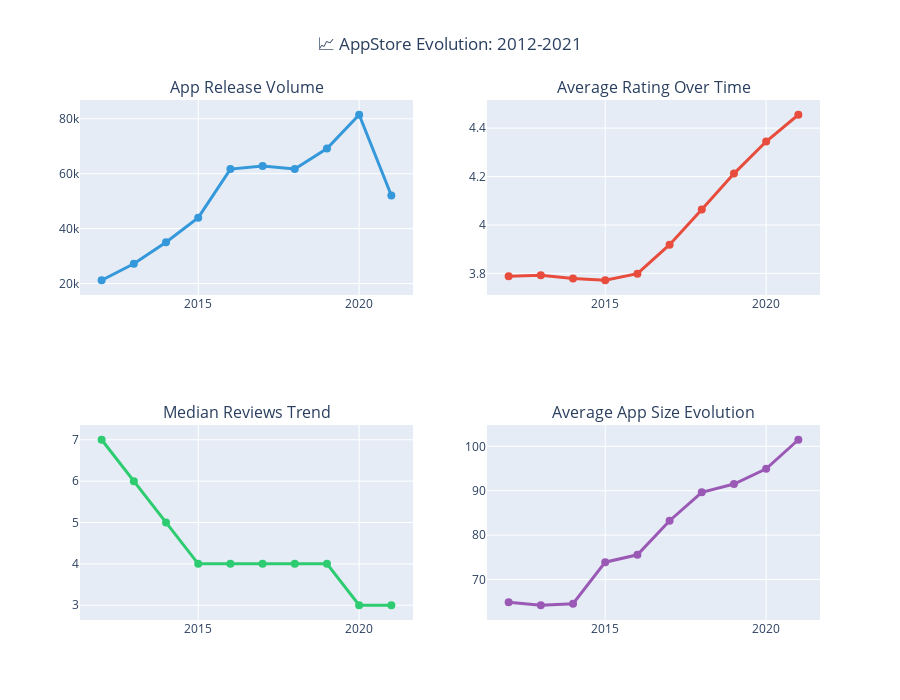

Notebook code for this chart:
### Markdown cell above
## ⏰ **10. TEMPORAL TRENDS & TIMING ANALYSIS**
*When should you release your app?*

### Code cell
# Temporal trend analysis
yearly_metrics = df_rated.groupby('Release_Year').agg({
    'App_Id': 'count',
    'Average_User_Rating': 'mean',
    'Reviews': 'median',
    'Size_MB': 'mean'
}).rename(columns={'App_Id': 'App_Count'}).reset_index()

# Remove years with very few apps (pre-2012)
yearly_metrics = yearly_metrics[yearly_metrics['Release_Year'] >= 2012]

# Create subplot figure
fig = make_subplots(
    rows=2, cols=2,
    subplot_titles=('App Release Volume', 'Average Rating Over Time', 
                   'Median Reviews Trend', 'Average App Size Evolution'),
    specs=[[{"secondary_y": False}, {"secondary_y": False}],
           [{"secondary_y": False}, {"secondary_y": False}]]
)

# 1. App count trend
fig.add_trace(
    go.Scatter(x=yearly_metrics['Release_Year'], y=yearly_metrics['App_Count'],
               mode='lines+markers', name='App Count',
               line=dict(color='#3498db', width=3),
               marker=dict(size=8)),
    row=1, col=1
)

# 2. Rating trend
fig.add_trace(
    go.Scatter(x=yearly_metrics['Release_Year'], y=yearly_metrics['Average_User_Rating'],
               mode='lines+markers', name='Avg Rating',
               line=dict(color='#e74c3c', width=3),
               marker=dict(size=8)),
    row=1, col=2
)

# 3. Reviews trend
fig.add_trace(
    go.Scatter(x=yearly_metrics['Release_Year'], y=yearly_metrics['Reviews'],
               mode='lines+markers', name='Median Reviews',
               line=dict(color='#2ecc71', width=3),
               marker=dict(size=8)),
    row=2, col=1
)

# 4. Size trend
fig.add_trace(
    go.Scatter(x=yearly_metrics['Release_Year'], y=yearly_metrics['Size_MB'],
               mode='lines+markers', name='Avg Size (MB)',
               line=dict(color='#9b59b6', width=3),
               marker=dict(size=8)),
    row=2, col=2
)

# Update layout
fig.update_layout(height=700, showlegend=False, 
                  title_text="📈 AppStore Evolution: 2012-2021", title_x=0.5)
fig.show()

# Monthly release pattern
monthly_releases = df_rated.groupby('Release_Month').size()

plt.figure(figsize=(12, 6))
bars = plt.bar(monthly_releases.index, monthly_releases.values,
               color=plt.cm.viridis(np.linspace(0.3, 0.9, 12)))
plt.title('📅 Monthly App Release Patterns', fontsize=16, fontweight='bold')
plt.xlabel('Month', fontsize=12)
plt.ylabel('Number of App Releases', fontsize=12)
plt.xticks(range(1, 13), ['Jan', 'Feb', 'Mar', 'Apr', 'May', 'Jun',
                          'Jul', 'Aug', 'Sep', 'Oct', 'Nov', 'Dec'])

# Add value labels
for i, v in enumerate(monthly_releases.values):
    plt.text(i+1, v + max(monthly_releases.values) * 0.01, f'{v:,}', 
             ha='center', fontsize=10, rotation=45)

plt.tight_layout()
plt.show()

print("📅 SEASONAL RELEASE INSIGHTS:")
print(f"• Peak release month: {monthly_releases.idxmax()} ({monthly_releases.max():,} apps)")
print(f"• Slowest month: {monthly_releases.idxmin()} ({monthly_releases.min():,} apps)")
print(f"• Holiday effect: Nov-Dec show {monthly_releases.loc[11:12].mean()/monthly_releases.mean():.1f}x average releases")
print(f"• Summer lull: Jun-Aug average {monthly_releases.loc[6:8].mean():.0f} releases/month vs overall {monthly_releases.mean():.0f}")

### Figure 1 — Plotly figure (JSON) as saved in the notebook; plotly's stock layout.template omitted (floating-point values rounded to 4 significant figures)
{"data": [{"line": {"color": "#3498db", "width": 3}, "marker": {"size": 8}, "mode": "lines+markers", "name": "App Count", "type": "scatter", "x": [2012.0, 2013.0, 2014.0, 2015.0, 2016.0, 2017.0, 2018.0, 2019.0, 2020.0, 2021.0], "xaxis": "x", "y": [21206, 27227, 35067, 43979, 61684, 62770, 61722, 69139, 81457, 52065], "yaxis": "y"}, {"line": {"color": "#e74c3c", "width": 3}, "marker": {"size": 8}, "mode": "lines+markers", "name": "Avg Rating", "type": "scatter", "x": [2012.0, 2013.0, 2014.0, 2015.0, 2016.0, 2017.0, 2018.0, 2019.0, 2020.0, 2021.0], "xaxis": "x2", "y": [3.788, 3.792, 3.778, 3.772, 3.799, 3.919, 4.064, 4.212, 4.345, 4.455], "yaxis": "y2"}, {"line": {"color": "#2ecc71", "width": 3}, "marker": {"size": 8}, "mode": "lines+markers", "name": "Median Reviews", "type": "scatter", "x": [2012.0, 2013.0, 2014.0, 2015.0, 2016.0, 2017.0, 2018.0, 2019.0, 2020.0, 2021.0], "xaxis": "x3", "y": [7.0, 6.0, 5.0, 4.0, 4.0, 4.0, 4.0, 4.0, 3.0, 3.0], "yaxis": "y3"}, {"line": {"color": "#9b59b6", "width": 3}, "marker": {"size": 8}, "mode": "lines+markers", "name": "Avg Size (MB)", "type": "scatter", "x": [2012.0, 2013.0, 2014.0, 2015.0, 2016.0, 2017.0, 2018.0, 2019.0, 2020.0, 2021.0], "xaxis": "x4", "y": [64.88, 64.19, 64.55, 73.89, 75.56, 83.24, 89.65, 91.52, 94.93, 101.5], "yaxis": "y4"}], "layout": {"annotations": [{"font": {"size": 16}, "showarrow": false, "text": "App Release Volume", "x": 0.225, "xanchor": "center", "xref": "paper", "y": 1, "yanchor": "bottom", "yref": "paper"}, {"font": {"size": 16}, "showarrow": false, "text": "Average Rating Over Time", "x": 0.775, "xanchor": "center", "xref": "paper", "y": 1, "yanchor": "bottom", "yref": "paper"}, {"font": {"size": 16}, "showarrow": false, "text": "Median Reviews Trend", "x": 0.225, "xanchor": "center", "xref": "paper", "y": 0.375, "yanchor": "bottom", "yref": "paper"}, {"font": {"size": 16}, "showarrow": false, "text": "Average App Size Evolution", "x": 0.775, "xanchor": "center", "xref": "paper", "y": 0.375, "yanchor": "bottom", "yref": "paper"}], "height": 700, "showlegend": false, "title": {"text": "📈 AppStore Evolution: 2012-2021", "x": 0.5}, "xaxis": {"anchor": "y", "domain": [0, 0.45]}, "xaxis2": {"anchor": "y2", "domain": [0.55, 1]}, "xaxis3": {"anchor": "y3", "domain": [0, 0.45]}, "xaxis4": {"anchor": "y4", "domain": [0.55, 1]}, "yaxis": {"anchor": "x", "domain": [0.625, 1]}, "yaxis2": {"anchor": "x2", "domain": [0.625, 1]}, "yaxis3": {"anchor": "x3", "domain": [0, 0.375]}, "yaxis4": {"anchor": "x4", "domain": [0, 0.375]}}}
